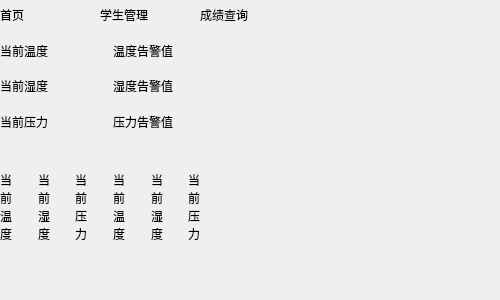
<?xml version="1.0" encoding="UTF-8"?>
<ui version="4.0">
 <class>frmNavLabel</class>
 <widget class="QWidget" name="frmNavLabel">
  <property name="geometry">
   <rect>
    <x>0</x>
    <y>0</y>
    <width>500</width>
    <height>300</height>
   </rect>
  </property>
  <property name="windowTitle">
   <string>Form</string>
  </property>
  <widget class="QWidget" name="widget_2" native="true">
   <property name="geometry">
    <rect>
     <x>0</x>
     <y>0</y>
     <width>501</width>
     <height>271</height>
    </rect>
   </property>
   <layout class="QVBoxLayout" name="verticalLayout">
    <item>
     <widget class="QWidget" name="widget" native="true">
      <property name="minimumSize">
       <size>
        <width>300</width>
        <height>30</height>
       </size>
      </property>
      <property name="maximumSize">
       <size>
        <width>300</width>
        <height>30</height>
       </size>
      </property>
      <layout class="QHBoxLayout" name="horizontalLayout_2">
       <property name="spacing">
        <number>0</number>
       </property>
       <property name="leftMargin">
        <number>0</number>
       </property>
       <property name="topMargin">
        <number>0</number>
       </property>
       <property name="rightMargin">
        <number>0</number>
       </property>
       <property name="bottomMargin">
        <number>0</number>
       </property>
       <item>
        <widget class="NavLabel" name="navLabel51">
         <property name="text">
          <string>首页</string>
         </property>
        </widget>
       </item>
       <item>
        <widget class="NavLabel" name="navLabel52">
         <property name="text">
          <string>学生管理</string>
         </property>
        </widget>
       </item>
       <item>
        <widget class="NavLabel" name="navLabel53">
         <property name="text">
          <string>成绩查询</string>
         </property>
        </widget>
       </item>
      </layout>
     </widget>
    </item>
    <item>
     <widget class="QWidget" name="widget1" native="true">
      <property name="sizePolicy">
       <sizepolicy hsizetype="Preferred" vsizetype="Expanding">
        <horstretch>0</horstretch>
        <verstretch>0</verstretch>
       </sizepolicy>
      </property>
      <property name="minimumSize">
       <size>
        <width>220</width>
        <height>100</height>
       </size>
      </property>
      <property name="maximumSize">
       <size>
        <width>220</width>
        <height>100</height>
       </size>
      </property>
      <layout class="QGridLayout" name="gridLayout">
       <property name="leftMargin">
        <number>0</number>
       </property>
       <property name="topMargin">
        <number>0</number>
       </property>
       <property name="rightMargin">
        <number>0</number>
       </property>
       <property name="bottomMargin">
        <number>0</number>
       </property>
       <item row="0" column="0">
        <widget class="NavLabel" name="navLabel11">
         <property name="text">
          <string>当前温度</string>
         </property>
        </widget>
       </item>
       <item row="0" column="1">
        <widget class="NavLabel" name="navLabel21">
         <property name="text">
          <string>温度告警值</string>
         </property>
        </widget>
       </item>
       <item row="1" column="0">
        <widget class="NavLabel" name="navLabel12">
         <property name="text">
          <string>当前湿度</string>
         </property>
        </widget>
       </item>
       <item row="1" column="1">
        <widget class="NavLabel" name="navLabel22">
         <property name="text">
          <string>湿度告警值</string>
         </property>
        </widget>
       </item>
       <item row="2" column="0">
        <widget class="NavLabel" name="navLabel13">
         <property name="text">
          <string>当前压力</string>
         </property>
        </widget>
       </item>
       <item row="2" column="1">
        <widget class="NavLabel" name="navLabel23">
         <property name="text">
          <string>压力告警值</string>
         </property>
        </widget>
       </item>
      </layout>
     </widget>
    </item>
    <item>
     <widget class="QWidget" name="widget2" native="true">
      <property name="sizePolicy">
       <sizepolicy hsizetype="Preferred" vsizetype="Expanding">
        <horstretch>0</horstretch>
        <verstretch>0</verstretch>
       </sizepolicy>
      </property>
      <property name="minimumSize">
       <size>
        <width>220</width>
        <height>0</height>
       </size>
      </property>
      <property name="maximumSize">
       <size>
        <width>220</width>
        <height>16777215</height>
       </size>
      </property>
      <layout class="QHBoxLayout" name="horizontalLayout">
       <property name="leftMargin">
        <number>0</number>
       </property>
       <property name="topMargin">
        <number>0</number>
       </property>
       <property name="rightMargin">
        <number>0</number>
       </property>
       <property name="bottomMargin">
        <number>0</number>
       </property>
       <item>
        <widget class="NavLabel" name="navLabel31">
         <property name="text">
          <string>当
前
温
度</string>
         </property>
        </widget>
       </item>
       <item>
        <widget class="NavLabel" name="navLabel32">
         <property name="text">
          <string>当
前
湿
度</string>
         </property>
        </widget>
       </item>
       <item>
        <widget class="NavLabel" name="navLabel33">
         <property name="text">
          <string>当
前
压
力</string>
         </property>
        </widget>
       </item>
       <item>
        <widget class="NavLabel" name="navLabel41">
         <property name="text">
          <string>当
前
温
度</string>
         </property>
        </widget>
       </item>
       <item>
        <widget class="NavLabel" name="navLabel42">
         <property name="text">
          <string>当
前
湿
度</string>
         </property>
        </widget>
       </item>
       <item>
        <widget class="NavLabel" name="navLabel43">
         <property name="text">
          <string>当
前
压
力</string>
         </property>
        </widget>
       </item>
      </layout>
     </widget>
    </item>
   </layout>
  </widget>
 </widget>
 <customwidgets>
  <customwidget>
   <class>NavLabel</class>
   <extends>QLabel</extends>
   <header>navlabel.h</header>
  </customwidget>
 </customwidgets>
 <resources/>
 <connections/>
</ui>
